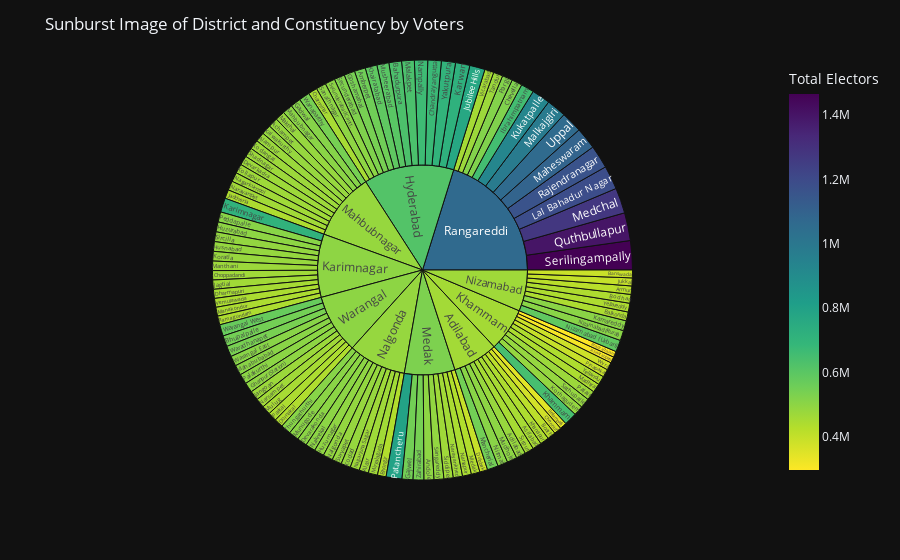

The code cell stored with this chart in its notebook:
### Code cell
dt_con_vt=election_data[['District','CONSTITUENCY','Total Electors']]
fig = px.sunburst(dt_con_vt, path=['District','CONSTITUENCY'], values='Total Electors',
                  color='Total Electors',
                  color_continuous_scale='viridis_r')
fig.update_layout(title_text='Sunburst Image of District and Constituency by Voters',template='plotly_dark')
fig.show()

### Figure 1 — Plotly figure (JSON) as saved in the notebook; plotly's stock layout.template omitted (floating-point values rounded to 4 significant figures; data arrays with more than 128 entries replaced by an {"elided": "..."} marker saying what was removed)
{"data": [{"branchvalues": "total", "customdata": {"elided": "129x1 float values"}, "domain": {"x": [0, 1], "y": [0, 1]}, "hovertemplate": "labels=%{label}<br>Total Electors_sum=%{value}<br>parent=%{parent}<br>id=%{id}<br>Total Electors=%{color}<extra></extra>", "ids": {"elided": "129 str values"}, "labels": {"elided": "129 str values"}, "marker": {"coloraxis": "coloraxis", "colors": {"elided": "129 float values"}}, "name": "", "parents": {"elided": "129 str values"}, "type": "sunburst", "values": {"elided": "129 int values"}}], "layout": {"coloraxis": {"colorbar": {"title": {"text": "Total Electors"}}, "colorscale": [[0, "#fde725"], [0.1111, "#b5de2b"], [0.2222, "#6ece58"], [0.3333, "#35b779"], [0.4444, "#1f9e89"], [0.5556, "#26828e"], [0.6667, "#31688e"], [0.7778, "#3e4989"], [0.8889, "#482878"], [1, "#440154"]]}, "legend": {"tracegroupgap": 0}, "margin": {"t": 60}, "title": {"text": "Sunburst Image of District and Constituency by Voters"}}}
